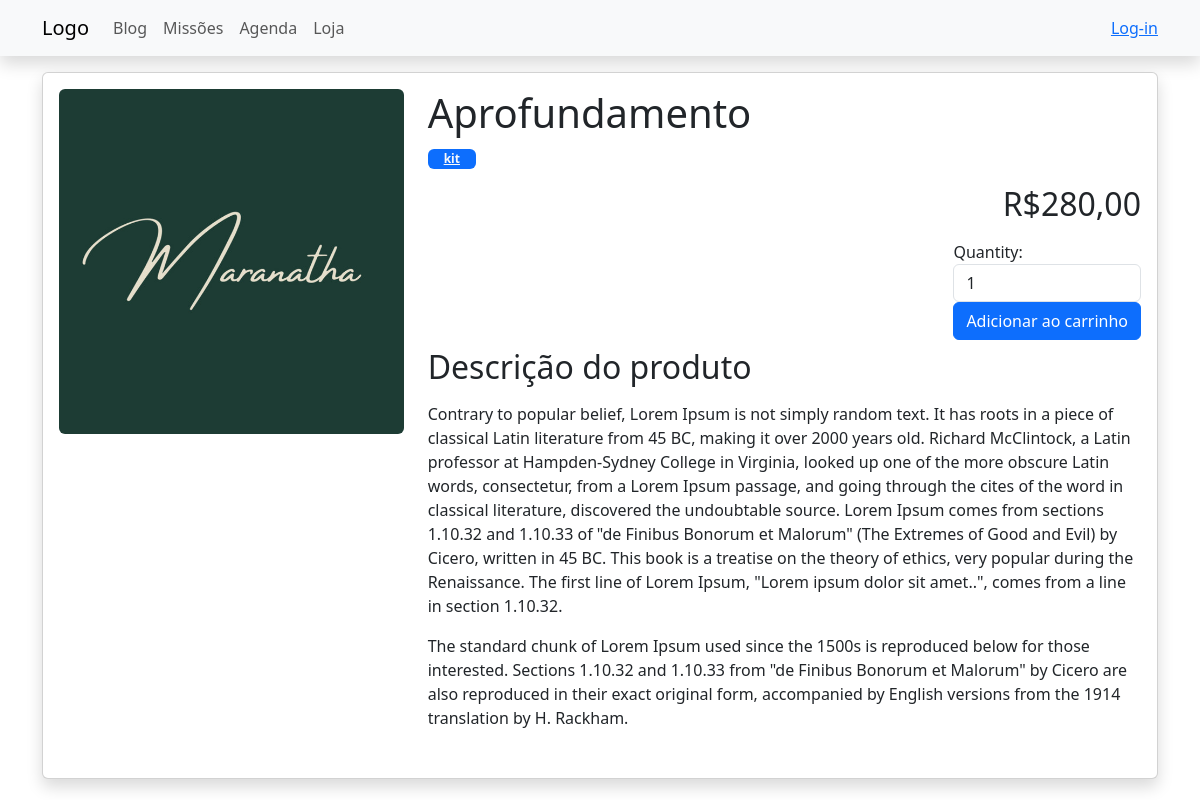
Page /store/5/aprofundamento/ on the committed database.
### store/models.py (models this page shows, shortened)
class Product(models.Model):
    mission = models.ForeignKey(Mission, related_name='mission', on_delete=models.CASCADE)
    category = models.ForeignKey(Category, related_name='products', on_delete=models.CASCADE)
    name = models.CharField(max_length=200)
    slug = models.SlugField(max_length=200)
    image = models.ImageField(upload_to='products/%Y/%m/%d', blank=True)
    description = models.TextField(blank=True)
    price = models.DecimalField(max_digits=10, decimal_places=2)
    available = models.BooleanField(default=True)
    created = models.DateTimeField(auto_now_add=True)
    updated = models.DateTimeField(auto_now=True)
    class Meta:
        ordering = ['name']
        indexes = [
            models.Index(fields=['id', 'slug']),
            models.Index(fields=['name']),
            models.Index(fields=['-created']),
        ]

class Category(models.Model):
    name = models.CharField(max_length=200)
    slug = models.SlugField(max_length=200, unique=True)
    class Meta:
        ordering = ['name']
        indexes = [
            models.Index(fields=['name']),
        ]
        verbose_name = 'categoria'
        verbose_name_plural = 'categorias'
    def __str__(self):
        return self.name
    def get_absolute_url(self):
        return reverse('store:product_list_by_category',
                       args=[self.slug])

### store/views.py (the view)
# urls.py: path('<int:id>/<slug:slug>/', views.product_detail, name='product_detail'),
def product_detail(request, id, slug):
    product = get_object_or_404(Product, id=id,
                                         slug=slug,
                                         available=True)
    cart_product_form = CartAddProductForm()
    return render(request,
                  'store/product/detail.html',
                  {'product': product,
                   'cart_product_form': cart_product_form})

### cart/forms.py
class CartAddProductForm(forms.Form):
    quantity = forms.TypedChoiceField(
                                choices=PRODUCT_QUANTITY_CHOICES,
                                coerce=int)
    override = forms.BooleanField(required=False,
                                  initial=False,
                                  widget=forms.HiddenInput)
    def __init__(self, *args, **kwargs):
        super(CartAddProductForm, self).__init__(*args, **kwargs)
        self.fields['quantity'].widget.attrs['class']= 'form-control'

### cart/cart.py (called while the page is built)
    def __len__(self):
        return sum(item['quantity'] for item in self.cart.values())

### cart/context_processors.py (called while the page is built)
def cart(request):
    return {'cart': Cart(request)}

### store/templates/store/product/detail.html (shortened to what this page needs)
{% extends "base.html" %}
{% load blog_tags %}
{% load static %}
{% block body %}
    <div class="card p-3 mb-2 shadow">
        <div class="row">
            <div class="col-12 col-md-4 mb-3">
                <img src="{% if product.image %}{{ product.image.url }}{% else %}
                {% static "img/no_image.png" %}{% endif %}" class="img-fluid rounded">
            </div>
            <div class="col-12 col-md-8 mb-3">
                <h1>{{ product.name }}</h1>
                <div class="mb-3">
                    <span class="badge text-bg-primary px-3">
                        <a href="{{ product.category.get_absolute_url }}" class="text-light">
                                {{ product.category }}
                        </a>
                    </span>
                </div>
                <div class="d-flex justify-content-end mb-2">
                    <h2>R${{ product.price }}</h2>
                </div>
                <div class="d-flex justify-content-end mb-2">
                    <form action="{% url 'cart:cart_add' product.id %}" method="post">
                        {{ cart_product_form }}
                        <button type="submit" class="btn btn-primary">Adicionar ao carrinho</button>
                    </form>
                </div>
                <div>
                    <h2>Descrição do produto</h2>
                    <p>
                        {{ product.description|linebreaks }}
                    </p>
                </div>
            </div>
        </div>
    </div>
{% endblock %}

### rows in the picture
Product: image (picture), name "Aprofundamento", category "kit", price "280,00", description "Contrary to popular belief, Lorem Ipsum is not simply random text. It has roots in a piece of classical Latin literature from 45 BC, making it over 2000 years old. Richard McClintock, a Latin professor at Hampden-Sydney College in Virginia, looked up one of the more obscure Latin words, consectetur, from a Lorem Ipsum passage, and going through the cites of the word in classical literature, discovered the undoubtable source. Lorem Ipsum comes from sections 1.10.32 and 1.10.33 of \"de Finibus Bonorum et Malorum\" (The Extremes of Good and Evil) by Cicero, written in 45 BC. This book is a treatise on the theory of ethics, very popular during the Renaissance. The first line of Lorem Ipsum,…"
